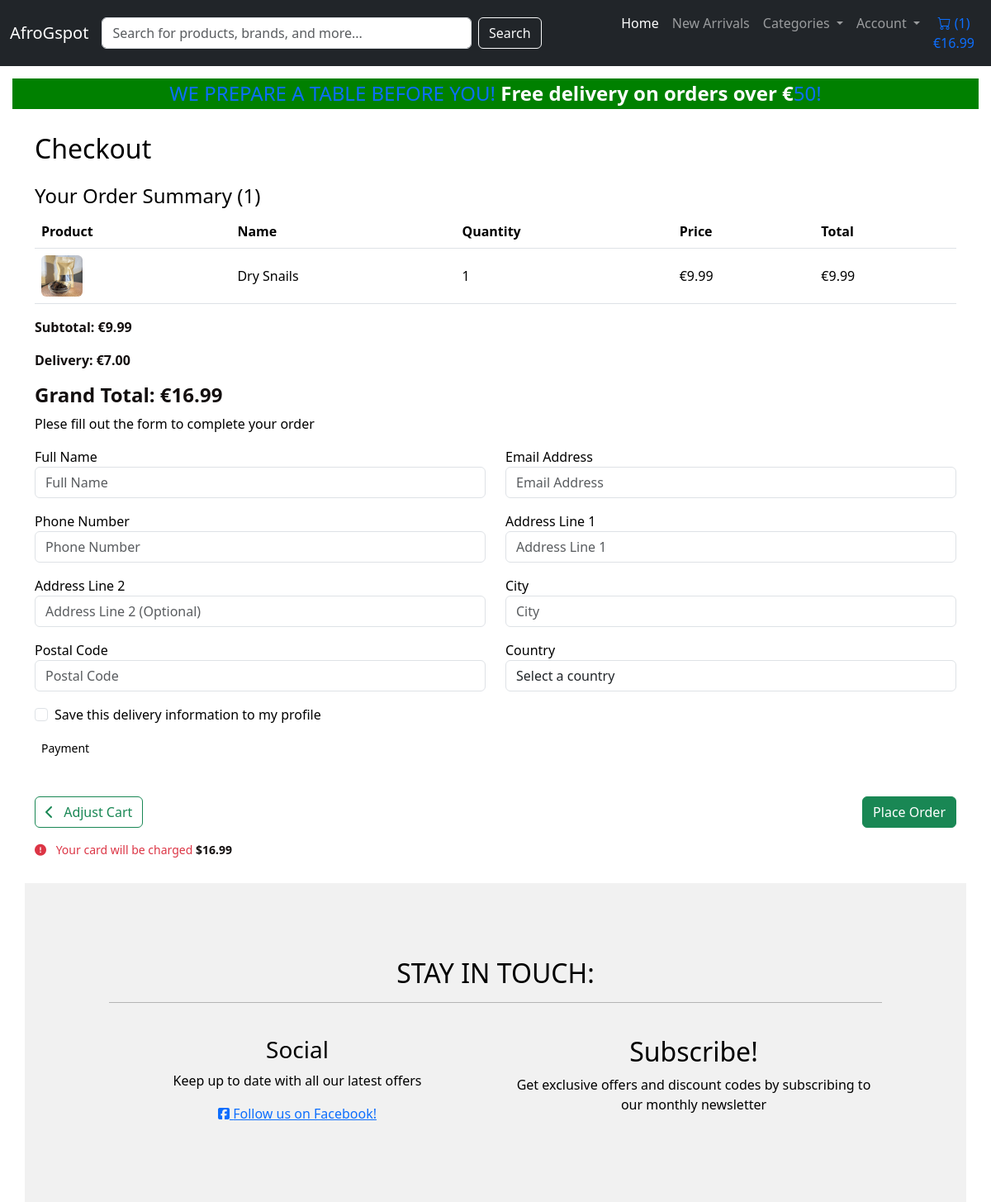
The page /checkout/checkout/ (signed in) on the database its author committed.
### product_catalog/models.py (models this page shows, shortened)
class Product(models.Model):
    name = models.CharField(max_length=255)
    sku = models.CharField(max_length=254, null=True, blank=True)
    category = models.ForeignKey(Category, null=True, blank=True, related_name='products', on_delete=models.SET_NULL)
    description = models.TextField()
    price = models.DecimalField(max_digits=10, decimal_places=2)
    discount_price = models.DecimalField(max_digits=10, decimal_places=2, null=True, blank=True)
    stock = models.IntegerField()
    image = models.ImageField(null=True, blank=True)
    rating = models.DecimalField(max_digits=6, decimal_places=2, null=True, blank=True)
    image_url = models.URLField(max_length=1024, null=True, blank=True)
    created_at = models.DateTimeField(auto_now_add=True)
    updated_at = models.DateTimeField(auto_now=True)
    is_active = models.BooleanField(default=True)
    is_vegan = models.BooleanField(default=False)
    is_gluten_free = models.BooleanField(default=False)
    expiration_date = models.DateField(null=True, blank=True)
    country = models.ForeignKey(Country, on_delete=models.CASCADE, default=1)

### checkout/views.py (the view)
# urls.py: path('checkout/', include('checkout.urls')),
def checkout(request):
    cart = request.session.get('cart', {})
    if not cart:
        messages.error(request, 'Your cart is empty. Please add items to your cart before proceeding to checkout.')
        return redirect('cart_detail')
    order_total = calculate_order_total(request)
    delivery_cost = Decimal('7.00')  # Standard delivery cost
    grand_total = order_total + delivery_cost
    try:
        intent = stripe.PaymentIntent.create(
            amount=int(grand_total * 100),  # Convert to cents
            currency='eur',
        )
        client_secret = intent.client_secret
    except stripe.error.StripeError as e:
        messages.error(request, f'Error with Stripe: {str(e)}')
        return redirect('cart_detail')
    if request.method == 'POST':
        form = CheckoutForm(request.POST)
        if form.is_valid():
            order = form.save(commit=False)
            order.user = request.user if request.user.is_authenticated else None
            order.order_total = order_total
            order.delivery_cost = delivery_cost
            order.grand_total = grand_total
            order.save()
            for key, item_data in cart.items():
                if isinstance(item_data, dict):
                    product = get_object_or_404(Product, id=item_data['product_id'])
                    variant = None
                    if item_data.get('variant_id'):
                        variant = get_object_or_404(ProductVariant, id=item_data['variant_id'])
                    OrderItem.objects.create(
                        order=order,
                        product=product,
                        variant=variant,
                        quantity=item_data['quantity'],
                        price=Decimal(item_data['price'])
                    )
            request.session['cart'] = {}
            save_info = 'save_info' in request.POST
            if save_info and request.user.is_authenticated:
                profile = request.user.profile
                profile.full_name = form.cleaned_data['full_name']
                profile.email = form.cleaned_data['email']
                profile.phone_number = form.cleaned_data['phone_number']
                profile.address_line_1 = form.cleaned_data['address_line_1']
                profile.address_line_2 = form.cleaned_data['address_line_2']
                profile.city = form.cleaned_data['city']
                profile.postal_code = form.cleaned_data['postal_code']
                profile.country = form.cleaned_data['country']
                profile.save()
            messages.success(request, 'Your order has been placed successfully!')
            return redirect('order_confirmation', order_id=order.id)
    else:
        form = CheckoutForm()
    context = {
        'form': form,
        'stripe_public_key': settings.STRIPE_PUBLIC_KEY,
        'client_secret': client_secret,
        'order_total': order_total,
        'delivery_cost': delivery_cost,
        'grand_total': grand_total,
    }
    return render(request, 'checkout/checkout.html', context)

### checkout/models.py (called while the page is built)
def generate_short_order_number():
    return str(uuid.uuid4())[:8]

### checkout/views.py (called while the page is built)
def calculate_order_total(request):
    cart = request.session.get('cart', {})
    total = Decimal(0)
    for item_data in cart.values():
        if isinstance(item_data, dict):
            price = Decimal(item_data['price'])
            quantity = item_data['quantity']
            total += price * quantity
    return total

### checkout/templates/checkout/checkout.html (shortened to what this page needs)
{% extends 'base.html' %}
{% load static %}
{% block content %}
<div class="container mt-4">
    <h2 class="mb-4">Checkout</h2>
    {% if cart_items %}
    <div class="table-responsive">
        <h4>Your Order Summary ({{ product_count }})</h4>
        <table class="table table-hover align-middle">
            <thead class="thead-dark">
                <tr>
                    <th scope="col">Product</th>
                    <th scope="col">Name</th>
                    <th scope="col">Quantity</th>
                    <th scope="col">Price</th>
                    <th scope="col">Total</th>
                </tr>
            </thead>
            <tbody>
                {% for item in cart_items %}
                <tr>
                    <td><img class="img-fluid rounded" src="{{ item.product.image.url }}" alt="{{ item.product.name }}"
                            style="width: 50px;"></td>
                    <td>{{ item.product.name }}</td>
                    <td>{{ item.quantity }}</td>
                    <td>€{{ item.price|floatformat:2 }}</td>
                    <td>€{{ item.total_price|floatformat:2 }}</td>
                </tr>
                {% endfor %}
            </tbody>
        </table>
        <div class="cart-totals">
            <p><strong>Subtotal: €{{ total|floatformat:2 }}</strong></p>
            <p><strong>Delivery: €{{ delivery|floatformat:2 }}</strong></p>
            <h4><strong>Grand Total: €{{ grand_total|floatformat:2 }}</strong></h4>
        </div>
    </div>
    {% else %}
    <p>Your cart is empty. Please add items to your cart before proceeding to checkout.</p>
    {% endif %}
    <p>Plese fill out the form to complete your order</p>
    <form id="payment-form" method="post" action="{% url 'checkout' %}">
        <div class="row">
            <div class="col-md-6 mb-3">
                <div class="form-group">
                    <label for="{{ form.full_name.id_for_label }}">Full Name</label>
                    {{ form.full_name }}
                </div>
            </div>
            <div class="col-md-6 mb-3">
                <div class="form-group">
                    <label for="{{ form.email.id_for_label }}">Email Address</label>
                    {{ form.email }}
                </div>
            </div>
            <div class="col-md-6 mb-3">
                <div class="form-group">
                    <label for="{{ form.phone_number.id_for_label }}">Phone Number</label>
                    {{ form.phone_number }}
                </div>
            </div>
            <div class="col-md-6 mb-3">
                <div class="form-group">
                    <label for="{{ form.address_line_1.id_for_label }}">Address Line 1</label>
                    {{ form.address_line_1 }}
                </div>
            </div>
            <div class="col-md-6 mb-3">
                <div class="form-group">
                    <label for="{{ form.address_line_2.id_for_label }}">Address Line 2</label>
                    {{ form.address_line_2 }}
                </div>
            </div>
            <div class="col-md-6 mb-3">
                <div class="form-group">
                    <label for="{{ form.city.id_for_label }}">City</label>
                    {{ form.city }}
                </div>
            </div>
            <div class="col-md-6 mb-3">
                <div class="form-group">
                    <label for="{{ form.postal_code.id_for_label }}">Postal Code</label>
                    {{ form.postal_code }}
                </div>
            </div>
            <div class="col-md-6 mb-3">
                <div class="form-group">
                    <label for="{{ form.country.id_for_label }}">Country</label>
                    <select name="country" id="id_country" class="form-control">
                        <option value="" disabled selected class="text-black">Select a country</option>
                    </select>
                </div>
            </div>
            {% if user.is_authenticated %}
            <div class="col-12 mb-3">
                <div class="form-check">
                    <input type="checkbox" id="id_save_info" name="save_info" class="form-check-input">
                    <label class="form-check-label" for="id_save_info">
                        Save this delivery information to my profile
                    </label>
                </div>
            </div>
            {% endif %}
            <fieldset class="mb-4">
                <legend class="small text-black px-2">Payment</legend>
            </fieldset>
            <div class="d-flex justify-content-between mb-3">
                <a href="{% url 'cart_detail' %}" class="btn btn-outline-success">
                    <span class="icon me-2">
                        <i class="fas fa-chevron-left"></i>
                    </span>
                    <span>Adjust Cart</span>
                </a>
                <button type="submit" class="btn btn-success">Place Order</button>
            </div>
            <p class="small text-danger mb-0">
                <span class="icon me-2">
                    <i class="fas fa-exclamation-circle"></i>
                </span>
                <span>Your card will be charged <strong>${{ grand_total|floatformat:2 }}</strong></span>
            </p>
    </form>
</div>
{% endblock %}

### static/css/base.css (style rules this page uses)
html, body { margin: 0; padding: 0; height: 100%; color: black; }
strong { color: rgb(19, 15, 15); }
#id_country option { color: black; }
#id_country option:first-child { color: gray; }

### rows shown on the page
Product: product.image (picture), product.name "Dry Snails", quantity "1", price "9.99", total_price "9.99"

### other values the page prints
{{ product_count }} "1"
{{ grand_total|floatformat:2 }} "16.99"
{{ free_delivery_threshold }} "50"
{{ total|floatformat:2 }} "9.99"
{{ delivery|floatformat:2 }} "7.00"
